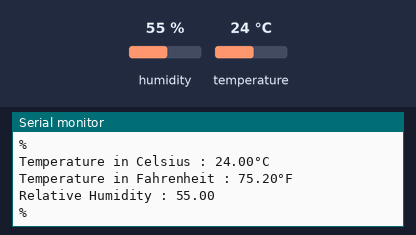
The sketch below on a simulated Arduino Uno, built with avr-gcc and run on an emulated ATmega328P. Shown: the last lines printed to the serial monitor. The test bench sets the inputs (shaded band); at power-on: humidity 55 %, temperature 24 °C.

Above: at 1.9 s.
2.0 s: humidity set to 22 %
At 3.1 s:
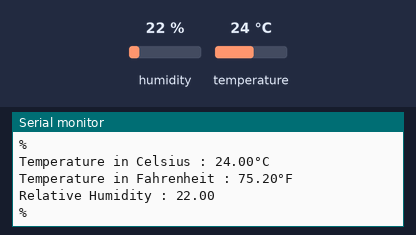
3.5 s: temperature set to 12 °C
At 4.9 s:
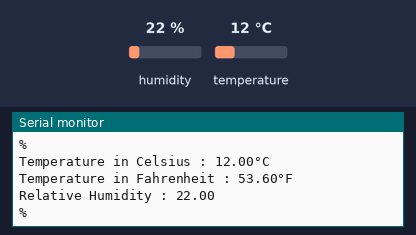
5.0 s: humidity set to 40 %
At 6.3 s:
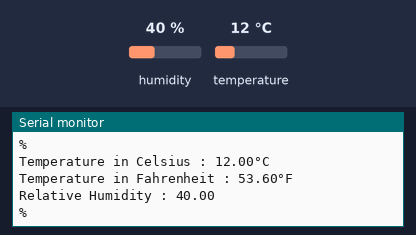
Timing chart, 0 to 8.0 s (numbered marks = the images above; inputs shaded):
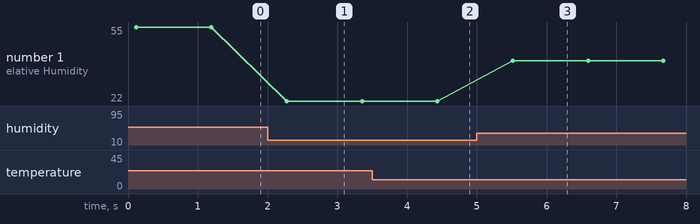

Measured:
- after the input at 2.0 s, the serial monitor: prints a new line after 0.28 s (image 1)
- after the input at 3.5 s, the serial monitor: prints a new line after 0.86 s (image 2)
- after the input at 5.0 s, the serial monitor: prints a new line after 0.52 s (image 3)
- plotted number 1: 55 → 22 after the input at 2.0 s, 22 → 40 after the input at 5.0 s

The sketch:

TemperatureAndHumiditySensorSHT30.ino
```cpp
//libarary neni v manage libraries  https://github.com/wemos/WEMOS_SHT3x_Arduino_Library
#include <WEMOS_SHT3X.h>
//addres 0x45
SHT3X sht30(0x45);

void setup()
{
  Serial.begin(9600);
}

void loop() {

  if(sht30.get()==0){
    Serial.print("Temperature in Celsius : ");
    Serial.print(sht30.cTemp);
    Serial.println("°C");

    Serial.print("Temperature in Fahrenheit : ");
    Serial.print(sht30.fTemp);
    Serial.println("°F");

    Serial.print("Relative Humidity : ");
    Serial.println(sht30.humidity);
    Serial.println("%");
  }
  else
  {
    Serial.println("Error!");
  }
  delay(1000);
}
```
